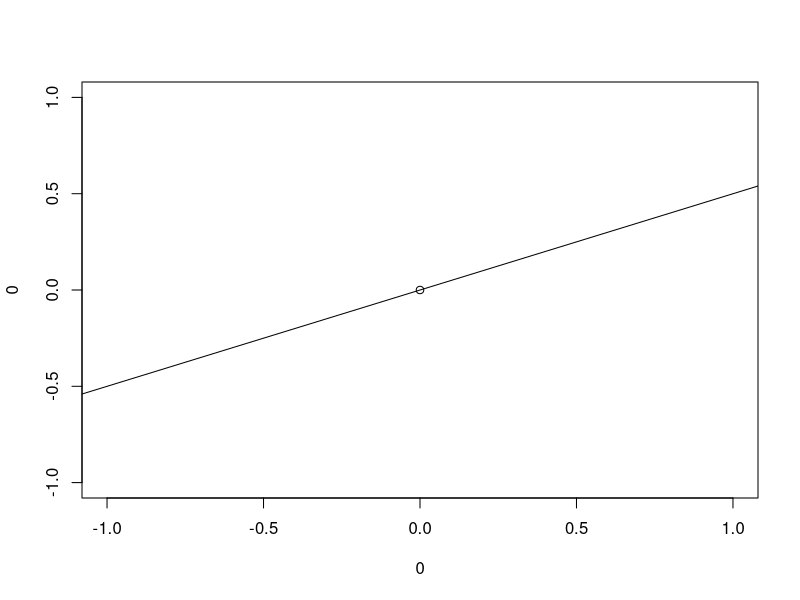

Here is the R script that generated this plot:
# Vectorization: not using for loops for it. 
# 
# eg. y <- mean (x,...) with ... being options e.g. na.rm = true
# y is output, x is input. fxn name is "mean" in this case
# 
# X=some matrix with cols a-d and rows 1-10
# mean(x) would give mean of all of the mtx
# mean(x$b)would only take mean of b
# mean(subset(x, x$b>5))
# 
# take mean of each column: could do each individually, could do for loop OR vectorization
# e.g. there's a fxn called colMeans(x) = c(3,4,5,5,...). Output will be a list
# 
# How to build fxns in r:
# 
# Farenheit_to_celsuis <- function(x){
#   celsuis <- (x-32)*(5/9)
#   return (celsius)
# }
# 
# In this case x is a number. put in vector, fxn will automatically revectorize

fahr_to_celsius <- function(x){
  celsius <- (x - 32)*(5/9)
  return(celsius)
}

#If drawing on a plot, don't need a return command. but can have one
plot(0,0)
add_linear_line <- function(intercept, slope){
  abline(coef=c(intercept, slope))
}
add_linear_line(0,.5)



